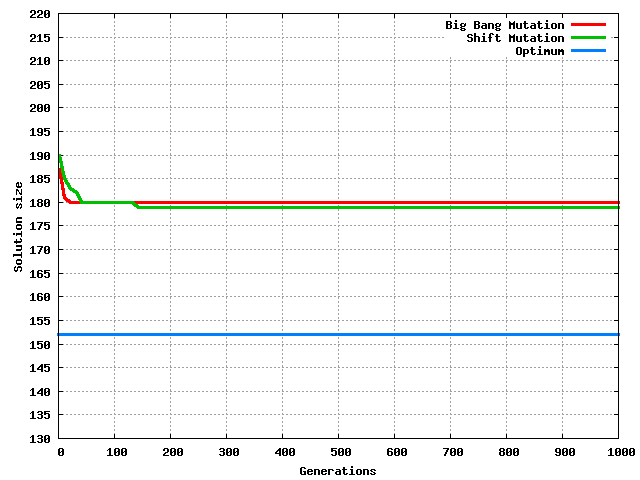

Reproduce this figure in gnuplot.
set datafile separator "|"
set xrange [0:1000]
set yrange [130:220]
set xtics 100
set ytics 5
set grid
set style line 1 lw 3  
set style line 2 lw 3  
set style line 3 lw 3  
set xlabel "Generations"
set ylabel "Solution size"
plot 'Table 1.txt' using 1:4 smooth cspline ls 1 title sprintf("Big Bang Mutation"), 'Table 2.txt' using 1:4 smooth cspline ls 2 title sprintf("Shift Mutation"), 152 ls 3 title sprintf("Optimum")
replot
set term png medium
set output "Plot.png"
replot
set term windows
